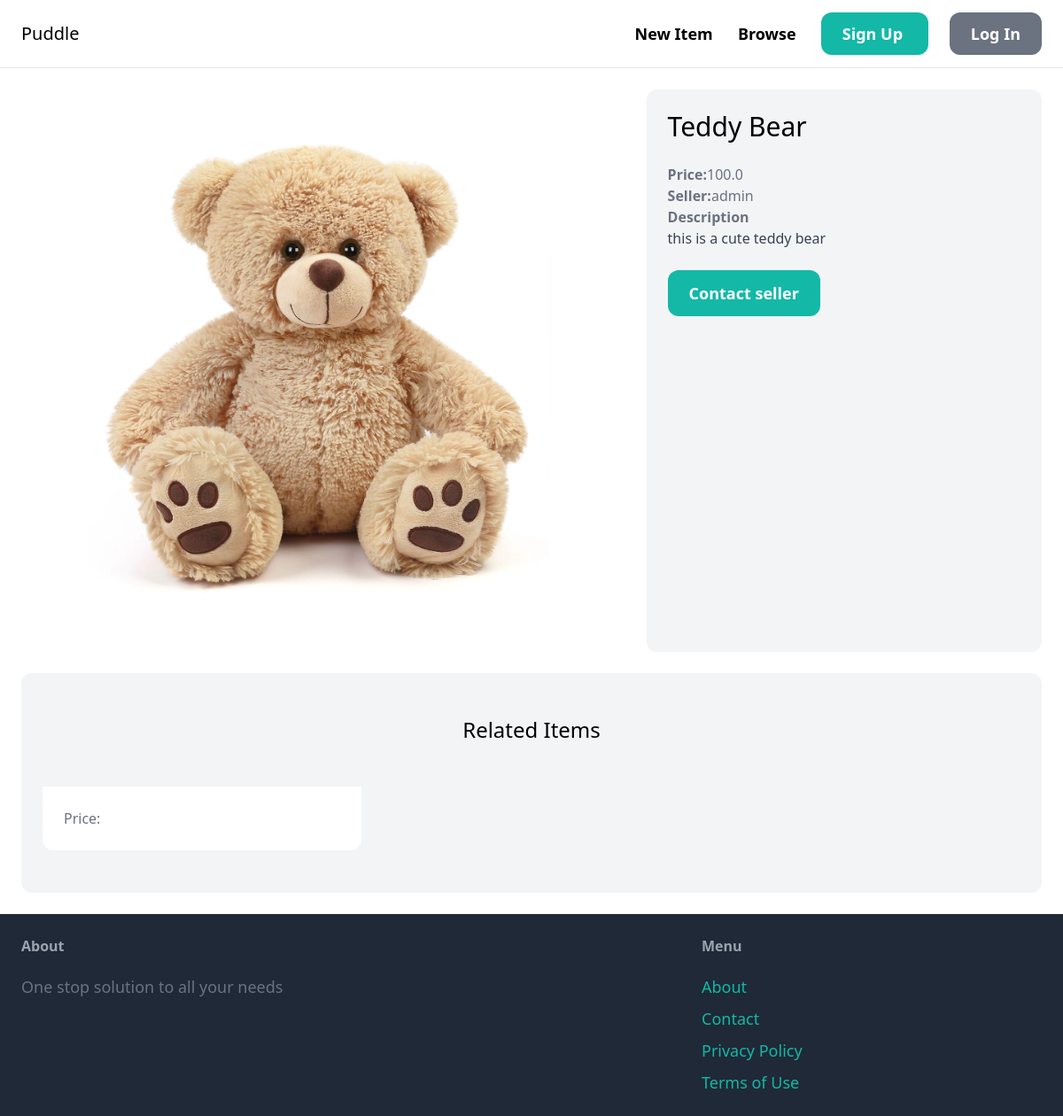
Page /items/1/ on the committed database.
### item/models.py (models this page shows, shortened)
class Item(models.Model):
    category=models.ForeignKey(category, related_name='items', on_delete=models.CASCADE)
    name=models.CharField(max_length=255)
    description= models.TextField(blank=True, null=True)
    price=models.FloatField()
    image=models.ImageField(upload_to='item_images',blank=True, null=True)
    isSold=models.BooleanField(default=False)
    createdAt=models.DateTimeField(auto_now_add=True)
    createdBy=models.ForeignKey(User, related_name='items',on_delete=models.CASCADE)

### item/views.py (the view)
# urls.py: path("<int:pk>/",views.detail, name='detail'),
def detail(request,pk):
    item= get_object_or_404(Item,pk=pk)
    related_items=Item.objects.filter(category=item.category,isSold=False).exclude(pk=pk)[0:3]
    return render(request, 'item/detail.html',{
        'item':item,
        'related_items':related_items,
    })

### item/templates/item/detail.html (shortened to what this page needs)
{% extends 'core/base.html' %}
{% block content %}
    <div class="grid grid-cols-5 gap-6">
        <div class="col-span-3">
        {% if item.image %}
            <img src="{{item.image.url}}" class="rounded-xl">
        {% endif %}
        </div>
        <div class="col-span-2 p-6 bg-gray-100 rounded-xl">
        <h1 class="mb-6 text-3xl">{{item.name}}</h1>
        <p class="text-gray-500"><strong> Price:</strong>{{item.price}}</p>
        <p class="text-gray-500"><strong> Seller:</strong>{{item.createdBy.username}}</p>
        {% if item.description %}
        <p class="text-gray-700">
            <strong class="text-gray-500">Description </strong> <br>
            {{item.description}}
        </p>
        {% endif %}
        {% if request.user == item.createdBy %}
            <div class="mt-6 p-6 bg-white rounded-xl">
                <p> This is your listing! </p>
                 <a href="{% url 'item:edit' item.id %}" class="inline-block mt-6 px-6 py-3 text-lg font-semibold bg-teal-500 text-white rounded-xl">Edit </a>
                <a href="{% url 'item:delete' item.id %}" class="inline-block mt-6 px-6 py-3 text-lg font-semibold bg-red-500 text-white rounded-xl">Delete </a>
            </div>
        {% else %}
            <a href="{% url 'conversation:new' item.id %}" class="inline-block mt-6 px-6 py-3 text-lg font-semibold bg-teal-500 text-white hover:bg-teal-700 rounded-xl">Contact seller </a>
        {% endif %}
        </div>
    </div>
<div class="mt-6 px-6 py-12 bg-gray-100 rounded-xl" >
<h2 class="mb-12 text-2xl text-center">Related Items</h2>
<div class=" grid grid-cols-3 gap-3">
    {% for realted in related_items %}
        <div>
            <a href="{% url 'item:detail' item.id%}">
                <div class="p-6 bg-white rounded-b-xl">
                    <p class="text-gray-500">Price: {{related.price}}</p>
                </div>
            </a>
        </div>
    {% endfor %}
</div>
</div>
{% endblock %}

### rows in the picture
Item: image (picture), name "Teddy Bear", price "100.0", createdBy.username "admin", description "this is a cute teddy bear"
